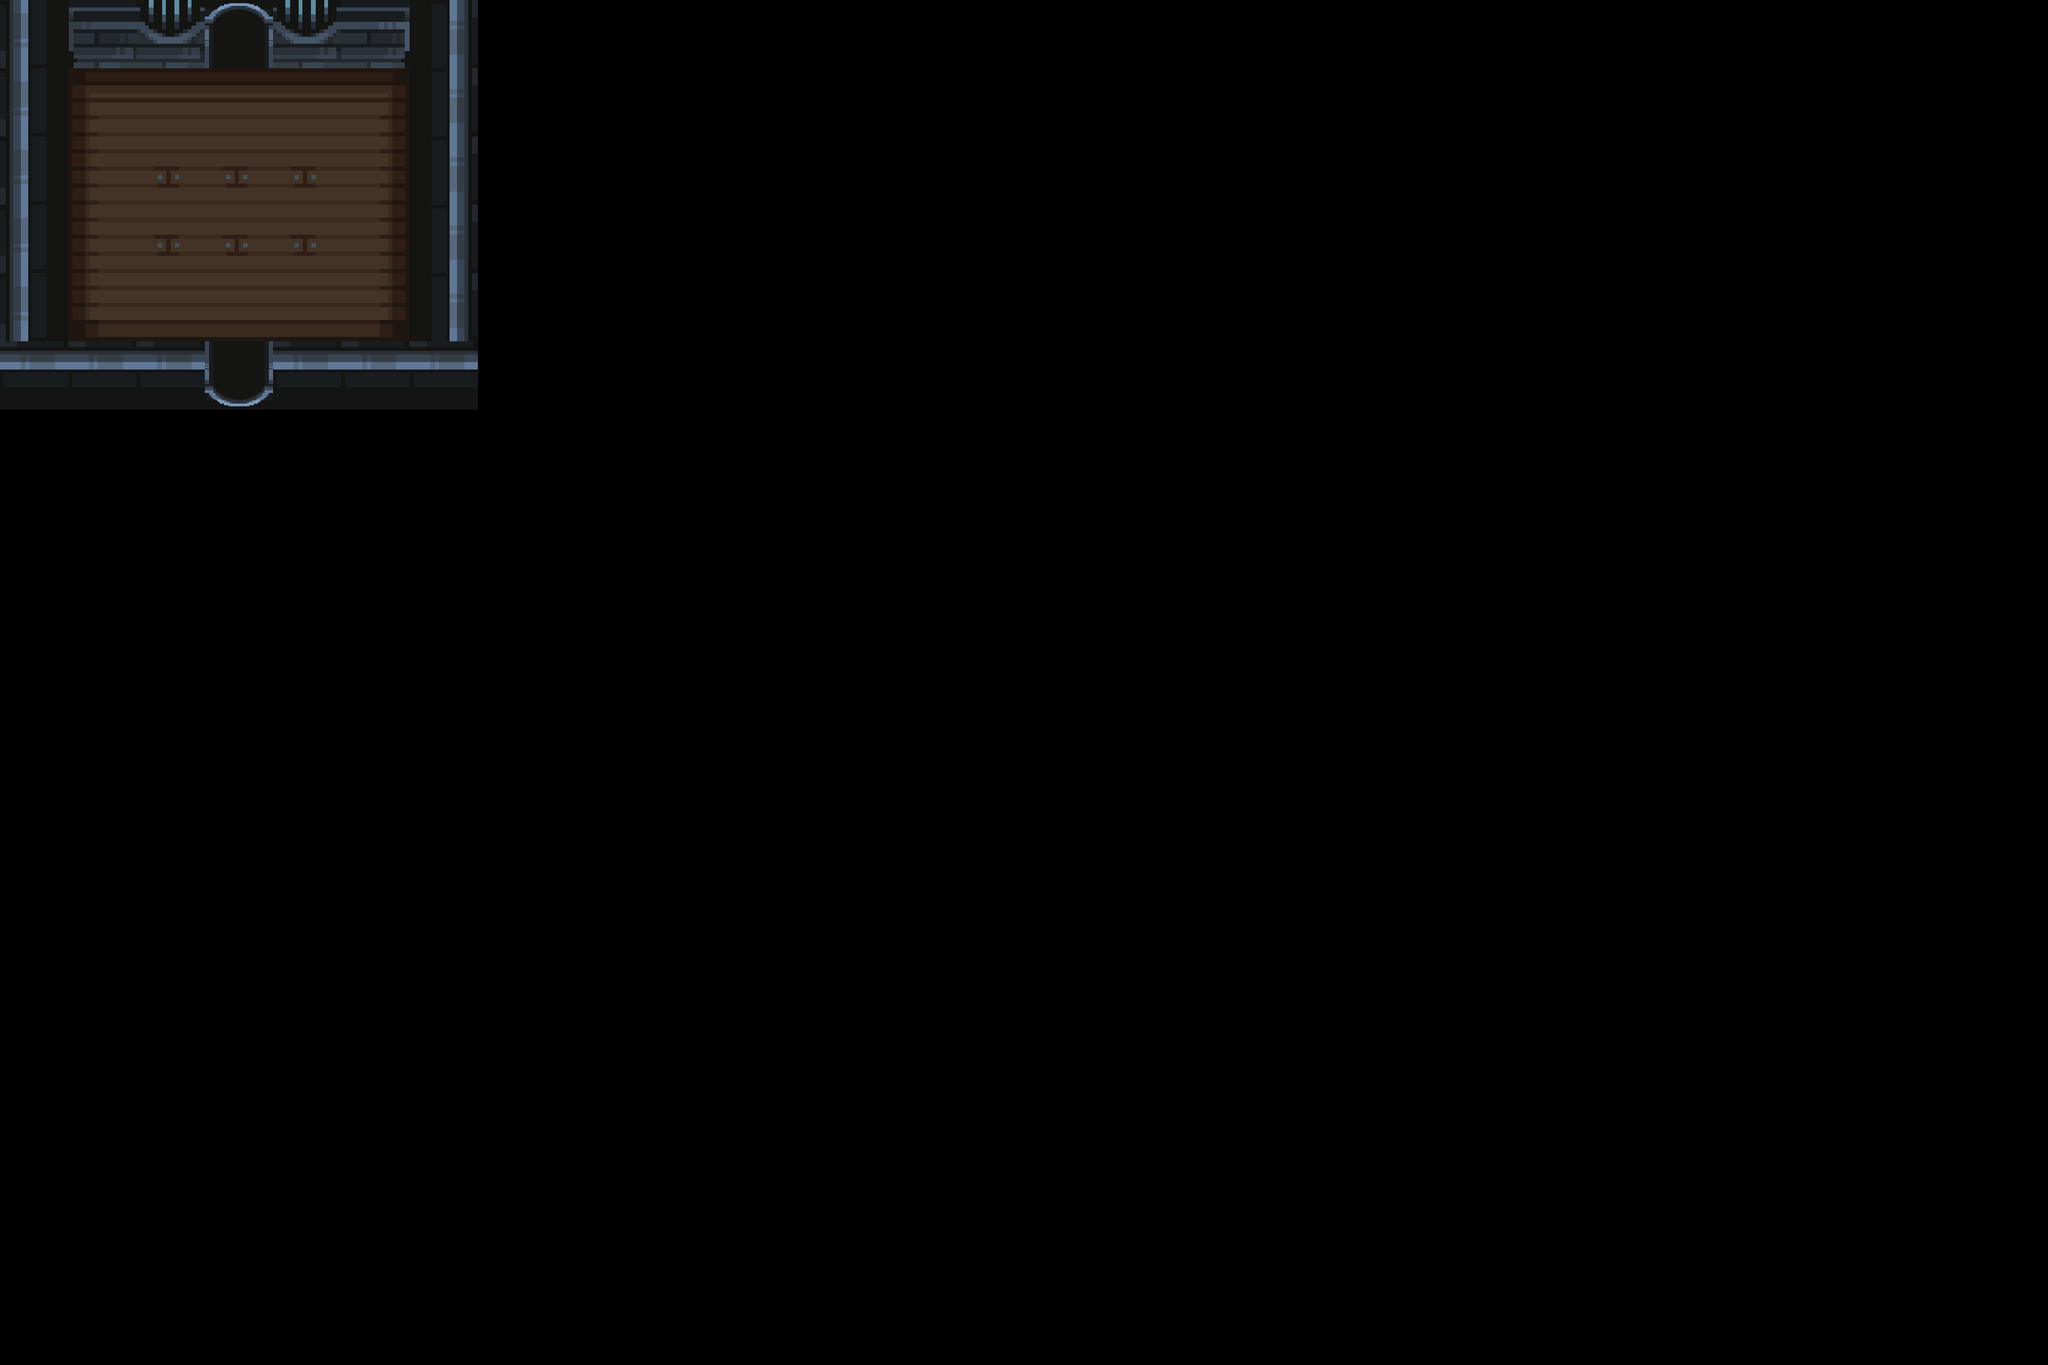

Tiled map render using the project's own tile images. Description and the whole map definition, tile-layer contents included, below:
An orthogonal 30x20 tile map with 128x128 px tiles, 4 tile layers (floor, objects, wall, door) and 4 objects (player, nodeg, tonodeb, tonodeg).

<map version="1.10" tiledversion="1.11.0" orientation="orthogonal" renderorder="right-down" width="30" height="20" tilewidth="128" tileheight="128" infinite="0" nextlayerid="7" nextobjectid="12">
 <tileset firstgid="1" source="../dungeon_tile2.tsx" />
 <layer id="2" name="floor" width="30" height="20">
  <data encoding="csv">
0,0,0,0,0,0,0,0,0,0,0,0,0,0,0,0,0,0,0,0,0,0,0,0,0,0,0,0,0,0,
0,251,252,252,252,253,0,0,0,0,0,0,0,0,0,0,0,0,0,0,0,0,0,0,0,0,0,0,0,0,
0,276,280,280,280,278,0,0,0,0,0,0,0,0,0,0,0,0,0,0,0,0,0,0,0,0,0,0,0,0,
0,276,280,280,280,278,0,0,0,0,0,0,0,0,0,0,0,0,0,0,0,0,0,0,0,0,0,0,0,0,
0,301,302,302,302,303,0,0,0,0,0,0,0,0,0,0,0,0,0,0,0,0,0,0,0,0,0,0,0,0,
0,0,0,0,0,0,0,0,0,0,0,0,0,0,0,0,0,0,0,0,0,0,0,0,0,0,0,0,0,0,
0,0,0,0,0,0,0,0,0,0,0,0,0,0,0,0,0,0,0,0,0,0,0,0,0,0,0,0,0,0,
0,0,0,0,0,0,0,0,0,0,0,0,0,0,0,0,0,0,0,0,0,0,0,0,0,0,0,0,0,0,
0,0,0,0,0,0,0,0,0,0,0,0,0,0,0,0,0,0,0,0,0,0,0,0,0,0,0,0,0,0,
0,0,0,0,0,0,0,0,0,0,0,0,0,0,0,0,0,0,0,0,0,0,0,0,0,0,0,0,0,0,
0,0,0,0,0,0,0,0,0,0,0,0,0,0,0,0,0,0,0,0,0,0,0,0,0,0,0,0,0,0,
0,0,0,0,0,0,0,0,0,0,0,0,0,0,0,0,0,0,0,0,0,0,0,0,0,0,0,0,0,0,
0,0,0,0,0,0,0,0,0,0,0,0,0,0,0,0,0,0,0,0,0,0,0,0,0,0,0,0,0,0,
0,0,0,0,0,0,0,0,0,0,0,0,0,0,0,0,0,0,0,0,0,0,0,0,0,0,0,0,0,0,
0,0,0,0,0,0,0,0,0,0,0,0,0,0,0,0,0,0,0,0,0,0,0,0,0,0,0,0,0,0,
0,0,0,0,0,0,0,0,0,0,0,0,0,0,0,0,0,0,0,0,0,0,0,0,0,0,0,0,0,0,
0,0,0,0,0,0,0,0,0,0,0,0,0,0,0,0,0,0,0,0,0,0,0,0,0,0,0,0,0,0,
0,0,0,0,0,0,0,0,0,0,0,0,0,0,0,0,0,0,0,0,0,0,0,0,0,0,0,0,0,0,
0,0,0,0,0,0,0,0,0,0,0,0,0,0,0,0,0,0,0,0,0,0,0,0,0,0,0,0,0,0,
0,0,0,0,0,0,0,0,0,0,0,0,0,0,0,0,0,0,0,0,0,0,0,0,0,0,0,0,0,0
</data>
 </layer>
 <layer id="3" name="objects" width="30" height="20">
  <data encoding="csv">
0,0,0,0,0,0,0,0,0,0,0,0,0,0,0,0,0,0,0,0,0,0,0,0,0,0,0,0,0,0,
0,0,0,0,0,0,0,0,0,0,0,0,0,0,0,0,0,0,0,0,0,0,0,0,0,0,0,0,0,0,
0,0,0,0,0,0,0,0,0,0,0,0,0,0,0,0,0,0,0,0,0,0,0,0,0,0,0,0,0,0,
0,0,0,0,0,0,0,0,0,0,0,0,0,0,0,0,0,0,0,0,0,0,0,0,0,0,0,0,0,0,
0,0,0,0,0,0,0,0,0,0,0,0,0,0,0,0,0,0,0,0,0,0,0,0,0,0,0,0,0,0,
0,0,0,0,0,0,0,0,0,0,0,0,0,0,0,0,0,0,0,0,0,0,0,0,0,0,0,0,0,0,
0,0,0,0,0,0,0,0,0,0,0,0,0,0,0,0,0,0,0,0,0,0,0,0,0,0,0,0,0,0,
0,0,0,0,0,0,0,0,0,0,0,0,0,0,0,0,0,0,0,0,0,0,0,0,0,0,0,0,0,0,
0,0,0,0,0,0,0,0,0,0,0,0,0,0,0,0,0,0,0,0,0,0,0,0,0,0,0,0,0,0,
0,0,0,0,0,0,0,0,0,0,0,0,0,0,0,0,0,0,0,0,0,0,0,0,0,0,0,0,0,0,
0,0,0,0,0,0,0,0,0,0,0,0,0,0,0,0,0,0,0,0,0,0,0,0,0,0,0,0,0,0,
0,0,0,0,0,0,0,0,0,0,0,0,0,0,0,0,0,0,0,0,0,0,0,0,0,0,0,0,0,0,
0,0,0,0,0,0,0,0,0,0,0,0,0,0,0,0,0,0,0,0,0,0,0,0,0,0,0,0,0,0,
0,0,0,0,0,0,0,0,0,0,0,0,0,0,0,0,0,0,0,0,0,0,0,0,0,0,0,0,0,0,
0,0,0,0,0,0,0,0,0,0,0,0,0,0,0,0,0,0,0,0,0,0,0,0,0,0,0,0,0,0,
0,0,0,0,0,0,0,0,0,0,0,0,0,0,0,0,0,0,0,0,0,0,0,0,0,0,0,0,0,0,
0,0,0,0,0,0,0,0,0,0,0,0,0,0,0,0,0,0,0,0,0,0,0,0,0,0,0,0,0,0,
0,0,0,0,0,0,0,0,0,0,0,0,0,0,0,0,0,0,0,0,0,0,0,0,0,0,0,0,0,0,
0,0,0,0,0,0,0,0,0,0,0,0,0,0,0,0,0,0,0,0,0,0,0,0,0,0,0,0,0,0,
0,0,0,0,0,0,0,0,0,0,0,0,0,0,0,0,0,0,0,0,0,0,0,0,0,0,0,0,0,0
</data>
 </layer>
 <objectgroup id="5" name="player">
  <object id="1" name="player" x="452" y="309.667" />
  <object id="11" name="nodeg" x="428" y="452" width="29" height="11" />
 </objectgroup>
 <layer id="1" name="wall" width="30" height="20">
  <data encoding="csv">
2684354571,3221225610,3221225609,3221225609,3221225609,3221225608,1610612747,0,0,0,0,0,0,0,0,0,0,0,0,0,0,0,0,0,0,0,0,0,0,0,
2684354571,0,0,0,0,0,1610612747,0,0,0,0,0,0,0,0,0,0,0,0,0,0,0,0,0,0,0,0,0,0,0,
2684354571,0,0,0,0,0,1610612747,0,0,0,0,0,0,0,0,0,0,0,0,0,0,0,0,0,0,0,0,0,0,0,
2684354571,0,0,0,0,0,1610612747,0,0,0,0,0,0,0,0,0,0,0,0,0,0,0,0,0,0,0,0,0,0,0,
2684354571,0,0,0,0,0,1610612747,0,0,0,0,0,0,0,0,0,0,0,0,0,0,0,0,0,0,0,0,0,0,0,
2684354571,0,0,0,0,0,1610612747,0,0,0,0,0,0,0,0,0,0,0,0,0,0,0,0,0,0,0,0,0,0,0,
0,0,0,0,0,0,0,0,0,0,0,0,0,0,0,0,0,0,0,0,0,0,0,0,0,0,0,0,0,0,
0,0,0,0,0,0,0,0,0,0,0,0,0,0,0,0,0,0,0,0,0,0,0,0,0,0,0,0,0,0,
0,0,0,0,0,0,0,0,0,0,0,0,0,0,0,0,0,0,0,0,0,0,0,0,0,0,0,0,0,0,
0,0,0,0,0,0,0,0,0,0,0,0,0,0,0,0,0,0,0,0,0,0,0,0,0,0,0,0,0,0,
0,0,0,0,0,0,0,0,0,0,0,0,0,0,0,0,0,0,0,0,0,0,0,0,0,0,0,0,0,0,
0,0,0,0,0,0,0,0,0,0,0,0,0,0,0,0,0,0,0,0,0,0,0,0,0,0,0,0,0,0,
0,0,0,0,0,0,0,0,0,0,0,0,0,0,0,0,0,0,0,0,0,0,0,0,0,0,0,0,0,0,
0,0,0,0,0,0,0,0,0,0,0,0,0,0,0,0,0,0,0,0,0,0,0,0,0,0,0,0,0,0,
0,0,0,0,0,0,0,0,0,0,0,0,0,0,0,0,0,0,0,0,0,0,0,0,0,0,0,0,0,0,
0,0,0,0,0,0,0,0,0,0,0,0,0,0,0,0,0,0,0,0,0,0,0,0,0,0,0,0,0,0,
0,0,0,0,0,0,0,0,0,0,0,0,0,0,0,0,0,0,0,0,0,0,0,0,0,0,0,0,0,0,
0,0,0,0,0,0,0,0,0,0,0,0,0,0,0,0,0,0,0,0,0,0,0,0,0,0,0,0,0,0,
0,0,0,0,0,0,0,0,0,0,0,0,0,0,0,0,0,0,0,0,0,0,0,0,0,0,0,0,0,0,
0,0,0,0,0,0,0,0,0,0,0,0,0,0,0,0,0,0,0,0,0,0,0,0,0,0,0,0,0,0
</data>
 </layer>
 <layer id="4" name="door" width="30" height="20">
  <data encoding="csv">
0,0,0,163,0,0,0,0,0,0,0,0,0,0,0,0,0,0,0,0,0,0,0,0,0,0,0,0,0,0,
0,0,0,0,0,0,0,0,0,0,0,0,0,0,0,0,0,0,0,0,0,0,0,0,0,0,0,0,0,0,
0,0,0,0,0,0,0,0,0,0,0,0,0,0,0,0,0,0,0,0,0,0,0,0,0,0,0,0,0,0,
0,0,0,0,0,0,0,0,0,0,0,0,0,0,0,0,0,0,0,0,0,0,0,0,0,0,0,0,0,0,
0,0,0,0,0,0,0,0,0,0,0,0,0,0,0,0,0,0,0,0,0,0,0,0,0,0,0,0,0,0,
3221225483,3221225483,3221225483,3221225635,3221225483,3221225483,3221225483,0,0,0,0,0,0,0,0,0,0,0,0,0,0,0,0,0,0,0,0,0,0,0,
0,0,0,0,0,0,0,0,0,0,0,0,0,0,0,0,0,0,0,0,0,0,0,0,0,0,0,0,0,0,
0,0,0,0,0,0,0,0,0,0,0,0,0,0,0,0,0,0,0,0,0,0,0,0,0,0,0,0,0,0,
0,0,0,0,0,0,0,0,0,0,0,0,0,0,0,0,0,0,0,0,0,0,0,0,0,0,0,0,0,0,
0,0,0,0,0,0,0,0,0,0,0,0,0,0,0,0,0,0,0,0,0,0,0,0,0,0,0,0,0,0,
0,0,0,0,0,0,0,0,0,0,0,0,0,0,0,0,0,0,0,0,0,0,0,0,0,0,0,0,0,0,
0,0,0,0,0,0,0,0,0,0,0,0,0,0,0,0,0,0,0,0,0,0,0,0,0,0,0,0,0,0,
0,0,0,0,0,0,0,0,0,0,0,0,0,0,0,0,0,0,0,0,0,0,0,0,0,0,0,0,0,0,
0,0,0,0,0,0,0,0,0,0,0,0,0,0,0,0,0,0,0,0,0,0,0,0,0,0,0,0,0,0,
0,0,0,0,0,0,0,0,0,0,0,0,0,0,0,0,0,0,0,0,0,0,0,0,0,0,0,0,0,0,
0,0,0,0,0,0,0,0,0,0,0,0,0,0,0,0,0,0,0,0,0,0,0,0,0,0,0,0,0,0,
0,0,0,0,0,0,0,0,0,0,0,0,0,0,0,0,0,0,0,0,0,0,0,0,0,0,0,0,0,0,
0,0,0,0,0,0,0,0,0,0,0,0,0,0,0,0,0,0,0,0,0,0,0,0,0,0,0,0,0,0,
0,0,0,0,0,0,0,0,0,0,0,0,0,0,0,0,0,0,0,0,0,0,0,0,0,0,0,0,0,0,
0,0,0,0,0,0,0,0,0,0,0,0,0,0,0,0,0,0,0,0,0,0,0,0,0,0,0,0,0,0
</data>
 </layer>
 <objectgroup id="6" name="door">
  <object id="9" name="tonodeb" x="384" y="0">
   <properties>
    <property name="path" value="../map/medium/nodeb.tmx" />
    <property name="player" value="nodee" />
   </properties>
  </object>
  <object id="10" name="tonodeg" x="384" y="640">
   <properties>
    <property name="path" value="../map/medium/nodeg.tmx" />
   </properties>
  </object>
 </objectgroup>
</map>
